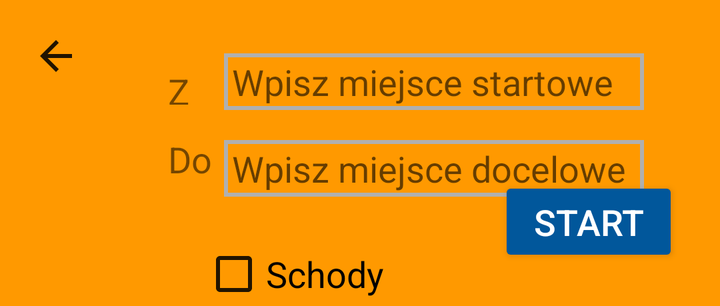
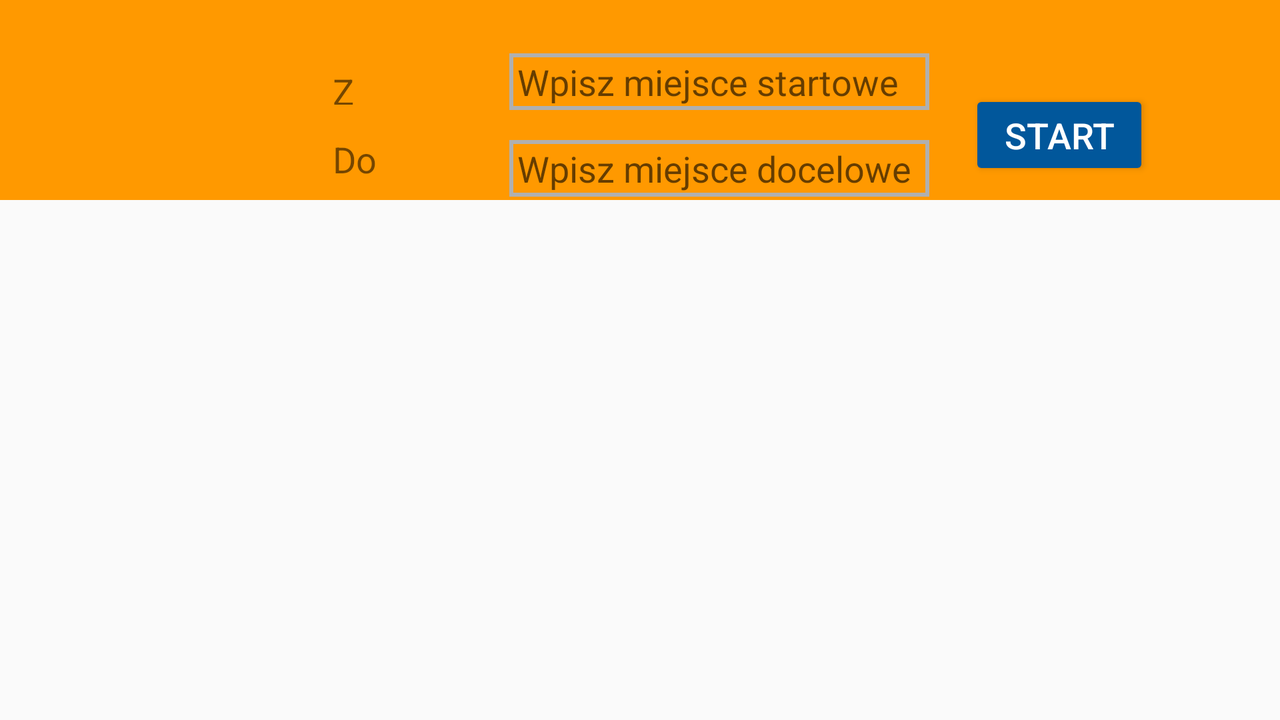

First picture: res/layout/ on a phone held upright. Second picture: the repository's own variant of that layout, on a device whose configuration matches the variant's folder. Source for both follows.
<!-- AndroidManifest.xml: application theme AppTheme -->
<!-- res/layout/nav_window.xml -->
<?xml version="1.0" encoding="utf-8"?>
<android.support.constraint.ConstraintLayout xmlns:android="http://schemas.android.com/apk/res/android"
    xmlns:app="http://schemas.android.com/apk/res-auto"
    xmlns:tools="http://schemas.android.com/tools"
    android:layout_width="match_parent"
    android:layout_height="wrap_content"
    android:background="@color/colorPrimary">


    <android.support.v7.widget.Toolbar
        android:id="@+id/navi_setup_toolbar"
        android:layout_width="match_parent"
        android:layout_height="wrap_content"
        android:background="?attr/colorPrimary"
        android:minHeight="?attr/actionBarSize"
        android:theme="?attr/actionBarTheme"
        app:contentInsetLeft="0dp"
        app:contentInsetStart="0dp"
        app:contentInsetStartWithNavigation="0dp"
        app:navigationIcon="?attr/actionModeCloseDrawable">

        <include
            layout="@layout/nav_window_content"
            android:layout_width="match_parent"
            android:layout_height="wrap_content" />
    </android.support.v7.widget.Toolbar>


</android.support.constraint.ConstraintLayout>
<!-- res/layout/nav_window_content.xml (included above) -->
<?xml version="1.0" encoding="utf-8"?>
<android.support.constraint.ConstraintLayout xmlns:android="http://schemas.android.com/apk/res/android"
    xmlns:app="http://schemas.android.com/apk/res-auto"
    xmlns:tools="http://schemas.android.com/tools"
    android:layout_width="match_parent"
    android:layout_height="match_parent"
    tools:showIn="@layout/nav_window">


    <Button
        android:id="@+id/startButton"
        style="@style/Widget.AppCompat.Button.Colored"
        android:layout_width="90dp"
        android:layout_height="45dp"
        android:gravity="center_vertical|center_horizontal"
        android:text="@string/nav_window_button"
        android:textColor="#fff"
        android:textSize="18sp"
        app:layout_constraintBottom_toBottomOf="parent"
        app:layout_constraintEnd_toEndOf="parent"
        app:layout_constraintHorizontal_bias="0.903"
        app:layout_constraintStart_toStartOf="parent"
        app:layout_constraintTop_toTopOf="parent"
        app:layout_constraintVertical_bias="0.818" />

    <LinearLayout
        android:id="@+id/linearLayout2"
        android:layout_width="wrap_content"
        android:layout_height="85dp"
        android:layout_marginEnd="3dp"
        android:layout_marginStart="90dp"
        android:layout_marginTop="20dp"
        android:gravity="center"
        android:orientation="vertical"
        app:layout_constraintEnd_toStartOf="@+id/linearLayout"
        app:layout_constraintStart_toStartOf="parent"
        app:layout_constraintTop_toTopOf="parent">

        <TextView
            android:id="@+id/textViewFrom"
            android:layout_width="match_parent"
            android:layout_height="19dp"
            android:layout_marginBottom="15dp"
            android:text="@string/nav_window_from"
            android:textAllCaps="false"
            android:textSize="18sp"
            app:layout_constraintStart_toStartOf="parent"
            app:layout_constraintTop_toTopOf="parent" />

        <TextView
            android:id="@+id/textViewTo"
            android:layout_width="match_parent"
            android:layout_height="wrap_content"
            android:text="@string/nav_window_to"
            android:textSize="18sp"
            app:layout_constraintBottom_toBottomOf="parent"
            app:layout_constraintStart_toStartOf="parent"
            app:layout_constraintTop_toBottomOf="@+id/textViewFrom"
            app:layout_constraintVertical_bias="1.0" />

    </LinearLayout>

    <LinearLayout
        android:id="@+id/linearLayout"
        android:layout_width="210dp"
        android:layout_height="85dp"
        android:layout_marginEnd="100dp"
        android:layout_marginStart="3dp"
        android:layout_marginTop="20dp"
        android:gravity="center"
        android:orientation="vertical"
        app:layout_constraintEnd_toEndOf="parent"
        app:layout_constraintStart_toEndOf="@+id/linearLayout2"
        app:layout_constraintTop_toTopOf="parent">

        <TextView
            android:id="@+id/textViewStart"
            android:layout_width="match_parent"
            android:layout_height="wrap_content"
            android:layout_marginBottom="15dp"
            android:background="@drawable/back"
            android:clickable="true"
            android:gravity="start"
            android:hint="@string/nav_window_start"
            android:paddingBottom="2dp"
            android:paddingLeft="4dp"
            android:paddingTop="2dp"
            android:textAllCaps="false"
            android:textSize="18sp" />

        <TextView
            android:id="@+id/textViewDestination"
            android:layout_width="match_parent"
            android:layout_height="wrap_content"
            android:background="@drawable/back"
            android:clickable="true"
            android:gravity="start"
            android:hint="@string/nav_window_destination"
            android:paddingBottom="2dp"
            android:paddingLeft="4dp"
            android:paddingTop="2dp"
            android:textSize="18sp" />


    </LinearLayout>

    <CheckBox
        android:id="@+id/checkStairs"
        android:layout_width="wrap_content"
        android:layout_height="wrap_content"
        android:layout_marginStart="45dp"
        android:layout_marginTop="16dp"
        android:text="@string/nav_window_stairs"
        android:textSize="18sp"
        app:layout_constraintStart_toStartOf="parent"
        app:layout_constraintTop_toBottomOf="@+id/linearLayout2" />


</android.support.constraint.ConstraintLayout>
<!-- resources referenced by this layout -->
<resources>
  <color name="colorPrimary">#FF9900</color>
  <!-- drawable back (drawable) -->
  <shape xmlns:android="http://schemas.android.com/apk/res/android" android:shape="rectangle" >
  
      <stroke android:width="2dip" android:color="#b0b0b0"/>
  </shape>
  <string name="nav_window_button">Start</string>
  <string name="nav_window_destination">Wpisz miejsce docelowe</string>
  <string name="nav_window_from">Z</string>
  <string name="nav_window_stairs">Schody</string>
  <string name="nav_window_start">Wpisz miejsce startowe</string>
  <string name="nav_window_to">Do</string>
  <style name="AppTheme" parent="Theme.AppCompat.Light">
          
          <item name="colorPrimary">@color/colorPrimary</item>
          <item name="colorPrimaryDark">@color/colorPrimaryDark</item>
          <item name="colorAccent">@color/colorAccent</item>
      </style>
  <color name="colorPrimaryDark">#C66A00</color>
  <color name="colorAccent">#01579B</color>
</resources>
<!-- res/layout-land/nav_window.xml (the repository's variant of the layout above) -->
<!-- drawn on the phone turned sideways -->
<?xml version="1.0" encoding="utf-8"?>
<android.support.design.widget.CoordinatorLayout xmlns:android="http://schemas.android.com/apk/res/android"
    xmlns:app="http://schemas.android.com/apk/res-auto"
    xmlns:tools="http://schemas.android.com/tools"
    android:layout_width="match_parent"
    android:layout_height="match_parent"

    >

    <android.support.constraint.ConstraintLayout
        android:id="@+id/test_layout"
        android:layout_width="match_parent"
        android:layout_height="wrap_content">

        <ImageView
            android:id="@+id/example_location"
            android:layout_width="wrap_content"
            android:layout_height="wrap_content"
            android:layout_marginStart="520dp"
            android:layout_marginTop="200dp"
            android:visibility="visible"
            app:layout_constraintStart_toStartOf="parent"
            app:layout_constraintTop_toTopOf="parent"
            app:srcCompat="@drawable/place_icon_test" />
    </android.support.constraint.ConstraintLayout>

    <android.support.v7.widget.Toolbar
        android:id="@+id/navToolbar"
        android:layout_width="match_parent"
        android:layout_height="wrap_content"
        android:background="?attr/colorPrimary"
        android:minHeight="?attr/actionBarSize"
        android:theme="?attr/actionBarTheme">

        <include
            layout="@layout/nav_window_content"
            android:layout_width="match_parent"
            android:layout_height="100dp"
            android:layout_marginEnd="15dp" />

    </android.support.v7.widget.Toolbar>

</android.support.design.widget.CoordinatorLayout>
<!-- res/layout/nav_window.xml (included above) -->
<?xml version="1.0" encoding="utf-8"?>
<android.support.constraint.ConstraintLayout xmlns:android="http://schemas.android.com/apk/res/android"
    xmlns:app="http://schemas.android.com/apk/res-auto"
    xmlns:tools="http://schemas.android.com/tools"
    android:layout_width="match_parent"
    android:layout_height="wrap_content"
    android:background="@color/colorPrimary">


    <android.support.v7.widget.Toolbar
        android:id="@+id/navi_setup_toolbar"
        android:layout_width="match_parent"
        android:layout_height="wrap_content"
        android:background="?attr/colorPrimary"
        android:minHeight="?attr/actionBarSize"
        android:theme="?attr/actionBarTheme"
        app:contentInsetLeft="0dp"
        app:contentInsetStart="0dp"
        app:contentInsetStartWithNavigation="0dp"
        app:navigationIcon="?attr/actionModeCloseDrawable">

        <include
            layout="@layout/nav_window_content"
            android:layout_width="match_parent"
            android:layout_height="wrap_content" />
    </android.support.v7.widget.Toolbar>


</android.support.constraint.ConstraintLayout>
